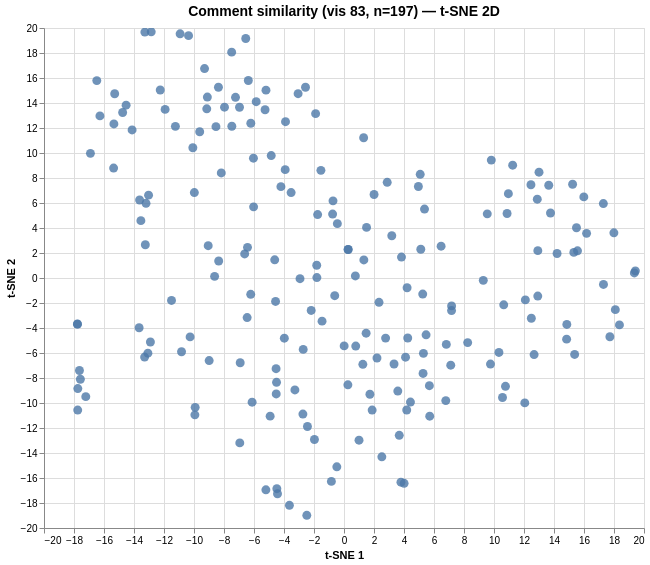

The specification (Vega-Lite) saved for this image:
### Vega specification from a JSON file in a GitHub repository (floating-point values rounded to 4 significant figures; data arrays with more than 128 entries replaced by an {"elided": "..."} marker saying what was removed)
{"$schema": "https://vega.github.io/schema/vega/v6.json", "data": [{"name": "param_1e9efca18e7a2868_store"}, {"name": "source_0", "values": {"elided": "197 records"}}, {"name": "source_0_x_domain_dim_1", "values": [{"min": -17.77, "max": 19.42}]}, {"name": "source_0_y_domain_dim_2", "values": [{"min": -18.99, "max": 19.69}]}], "signals": [{"name": "unit", "value": {}, "on": [{"events": "pointermove", "update": "isTuple(group()) ? group() : unit"}]}, {"name": "param_1e9efca18e7a2868", "update": "vlSelectionResolve(\"param_1e9efca18e7a2868_store\", \"union\")"}, {"name": "param_1e9efca18e7a2868_dim_1", "on": [{"events": [{"source": "view", "type": "dblclick"}], "update": "null"}, {"events": {"signal": "param_1e9efca18e7a2868_translate_delta"}, "update": "panLinear(param_1e9efca18e7a2868_translate_anchor.extent_x, -param_1e9efca18e7a2868_translate_delta.x / width)"}, {"events": {"signal": "param_1e9efca18e7a2868_zoom_delta"}, "update": "zoomLinear(domain(\"x\"), param_1e9efca18e7a2868_zoom_anchor.x, param_1e9efca18e7a2868_zoom_delta)"}]}, {"name": "param_1e9efca18e7a2868_dim_2", "on": [{"events": [{"source": "view", "type": "dblclick"}], "update": "null"}, {"events": {"signal": "param_1e9efca18e7a2868_translate_delta"}, "update": "panLinear(param_1e9efca18e7a2868_translate_anchor.extent_y, param_1e9efca18e7a2868_translate_delta.y / height)"}, {"events": {"signal": "param_1e9efca18e7a2868_zoom_delta"}, "update": "zoomLinear(domain(\"y\"), param_1e9efca18e7a2868_zoom_anchor.y, param_1e9efca18e7a2868_zoom_delta)"}]}, {"name": "param_1e9efca18e7a2868_tuple", "on": [{"events": [{"signal": "param_1e9efca18e7a2868_dim_1 || param_1e9efca18e7a2868_dim_2"}], "update": "param_1e9efca18e7a2868_dim_1 && param_1e9efca18e7a2868_dim_2 ? {unit: \"\", fields: param_1e9efca18e7a2868_tuple_fields, values: [param_1e9efca18e7a2868_dim_1,param_1e9efca18e7a2868_dim_2]} : null"}]}, {"name": "param_1e9efca18e7a2868_tuple_fields", "value": [{"field": "dim_1", "channel": "x", "type": "R"}, {"field": "dim_2", "channel": "y", "type": "R"}]}, {"name": "param_1e9efca18e7a2868_translate_anchor", "value": {}, "on": [{"events": [{"source": "scope", "type": "pointerdown"}], "update": "{x: x(unit), y: y(unit), extent_x: domain(\"x\"), extent_y: domain(\"y\")}"}]}, {"name": "param_1e9efca18e7a2868_translate_delta", "value": {}, "on": [{"events": [{"source": "window", "between": [{"source": "scope", "type": "pointerdown"}, {"source": "window", "type": "pointerup"}], "type": "pointermove", "consume": true}], "update": "{x: param_1e9efca18e7a2868_translate_anchor.x - x(unit), y: param_1e9efca18e7a2868_translate_anchor.y - y(unit)}"}]}, {"name": "param_1e9efca18e7a2868_zoom_anchor", "on": [{"events": [{"source": "scope", "type": "wheel", "consume": true}], "update": "{x: invert(\"x\", x(unit)), y: invert(\"y\", y(unit))}"}]}, {"name": "param_1e9efca18e7a2868_zoom_delta", "on": [{"events": [{"source": "scope", "consume": true, "type": "wheel"}], "update": "pow(1.001, event.deltaY * pow(16, event.deltaMode))", "force": true}]}, {"name": "param_1e9efca18e7a2868_modify", "on": [{"events": {"signal": "param_1e9efca18e7a2868_tuple"}, "update": "modify(\"param_1e9efca18e7a2868_store\", param_1e9efca18e7a2868_tuple, true)"}]}], "marks": [{"type": "symbol", "name": "marks", "from": {"data": "source_0"}, "encode": {"update": {"shape": {"value": "circle"}, "opacity": {"value": 0.8}, "size": {"value": 80}, "y": {"field": "dim_2", "scale": "y"}, "x": {"field": "dim_1", "scale": "x"}, "fill": {"value": "#4c78a8"}, "tooltip": {"signal": "{\"Comment #\": format(datum[\"index\"], \"\"), \"Comment\": isValid(datum[\"comment\"]) ? datum[\"comment\"] : \"\"+datum[\"comment\"]}"}}}, "interactive": true, "style": ["circle"], "clip": true}], "scales": [{"name": "x", "type": "linear", "domain": [{"signal": "(data(\"source_0_x_domain_dim_1\")[0] || {}).min"}, {"signal": "(data(\"source_0_x_domain_dim_1\")[0] || {}).max"}], "range": [0, {"signal": "width"}], "nice": true, "domainRaw": {"signal": "param_1e9efca18e7a2868[\"dim_1\"]"}, "zero": true}, {"name": "y", "type": "linear", "domain": [{"signal": "(data(\"source_0_y_domain_dim_2\")[0] || {}).min"}, {"signal": "(data(\"source_0_y_domain_dim_2\")[0] || {}).max"}], "range": [{"signal": "height"}, 0], "nice": true, "domainRaw": {"signal": "param_1e9efca18e7a2868[\"dim_2\"]"}, "zero": true}], "axes": [{"scale": "x", "grid": true, "tickCount": {"signal": "ceil(width/40)"}, "labels": false, "minExtent": 0, "orient": "bottom", "maxExtent": 0, "ticks": false, "zindex": 0, "aria": false, "domain": false, "gridScale": "y"}, {"scale": "y", "zindex": 0, "aria": false, "maxExtent": 0, "ticks": false, "labels": false, "gridScale": "x", "minExtent": 0, "orient": "left", "grid": true, "domain": false, "tickCount": {"signal": "ceil(height/40)"}}, {"scale": "x", "orient": "bottom", "labelOverlap": true, "labelFlush": true, "zindex": 0, "title": "t-SNE 1", "tickCount": {"signal": "ceil(width/40)"}, "grid": false}, {"scale": "y", "zindex": 0, "grid": false, "orient": "left", "tickCount": {"signal": "ceil(height/40)"}, "labelOverlap": true, "title": "t-SNE 2"}], "title": {"text": "Comment similarity (vis 83, n=197) — t-SNE 2D", "fontSize": 14, "frame": "group"}, "style": "cell", "height": 500, "padding": 5, "width": 600, "background": "white"}
